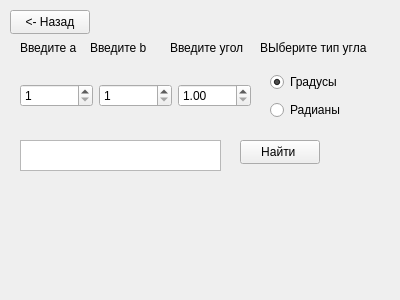
<?xml version="1.0" encoding="UTF-8"?>
<ui version="4.0">
 <class>prog2</class>
 <widget class="QWidget" name="prog2">
  <property name="geometry">
   <rect>
    <x>0</x>
    <y>0</y>
    <width>400</width>
    <height>300</height>
   </rect>
  </property>
  <property name="windowTitle">
   <string>Form</string>
  </property>
  <widget class="QPushButton" name="back">
   <property name="geometry">
    <rect>
     <x>10</x>
     <y>10</y>
     <width>80</width>
     <height>24</height>
    </rect>
   </property>
   <property name="text">
    <string>&lt;- Назад</string>
   </property>
  </widget>
  <widget class="QWidget" name="horizontalLayoutWidget">
   <property name="geometry">
    <rect>
     <x>20</x>
     <y>70</y>
     <width>231</width>
     <height>51</height>
    </rect>
   </property>
   <layout class="QHBoxLayout" name="horizontalLayout">
    <item>
     <widget class="QSpinBox" name="b">
      <property name="minimum">
       <number>1</number>
      </property>
     </widget>
    </item>
    <item>
     <widget class="QSpinBox" name="a">
      <property name="minimum">
       <number>1</number>
      </property>
     </widget>
    </item>
    <item>
     <widget class="QDoubleSpinBox" name="side">
      <property name="minimum">
       <double>1.000000000000000</double>
      </property>
      <property name="maximum">
       <double>180.000000000000000</double>
      </property>
     </widget>
    </item>
   </layout>
  </widget>
  <widget class="QLabel" name="label">
   <property name="geometry">
    <rect>
     <x>20</x>
     <y>40</y>
     <width>61</width>
     <height>16</height>
    </rect>
   </property>
   <property name="text">
    <string>Введите a</string>
   </property>
  </widget>
  <widget class="QLabel" name="label_2">
   <property name="geometry">
    <rect>
     <x>90</x>
     <y>40</y>
     <width>61</width>
     <height>16</height>
    </rect>
   </property>
   <property name="text">
    <string>Введите b</string>
   </property>
  </widget>
  <widget class="QLabel" name="label_3">
   <property name="geometry">
    <rect>
     <x>170</x>
     <y>40</y>
     <width>81</width>
     <height>16</height>
    </rect>
   </property>
   <property name="text">
    <string>Введите угол</string>
   </property>
  </widget>
  <widget class="QPushButton" name="pushButton">
   <property name="geometry">
    <rect>
     <x>240</x>
     <y>140</y>
     <width>80</width>
     <height>24</height>
    </rect>
   </property>
   <property name="text">
    <string>Найти </string>
   </property>
  </widget>
  <widget class="QWidget" name="verticalLayoutWidget">
   <property name="geometry">
    <rect>
     <x>270</x>
     <y>70</y>
     <width>101</width>
     <height>52</height>
    </rect>
   </property>
   <layout class="QVBoxLayout" name="verticalLayout">
    <item>
     <widget class="QRadioButton" name="degree">
      <property name="text">
       <string>Градусы</string>
      </property>
      <property name="checked">
       <bool>true</bool>
      </property>
     </widget>
    </item>
    <item>
     <widget class="QRadioButton" name="radian">
      <property name="text">
       <string>Радианы</string>
      </property>
     </widget>
    </item>
   </layout>
  </widget>
  <widget class="QLabel" name="label_4">
   <property name="geometry">
    <rect>
     <x>260</x>
     <y>40</y>
     <width>111</width>
     <height>16</height>
    </rect>
   </property>
   <property name="text">
    <string>ВЫберите тип угла</string>
   </property>
  </widget>
  <widget class="QTextEdit" name="textEdit">
   <property name="geometry">
    <rect>
     <x>20</x>
     <y>140</y>
     <width>201</width>
     <height>31</height>
    </rect>
   </property>
   <property name="readOnly">
    <bool>true</bool>
   </property>
  </widget>
 </widget>
 <resources/>
 <connections/>
</ui>
